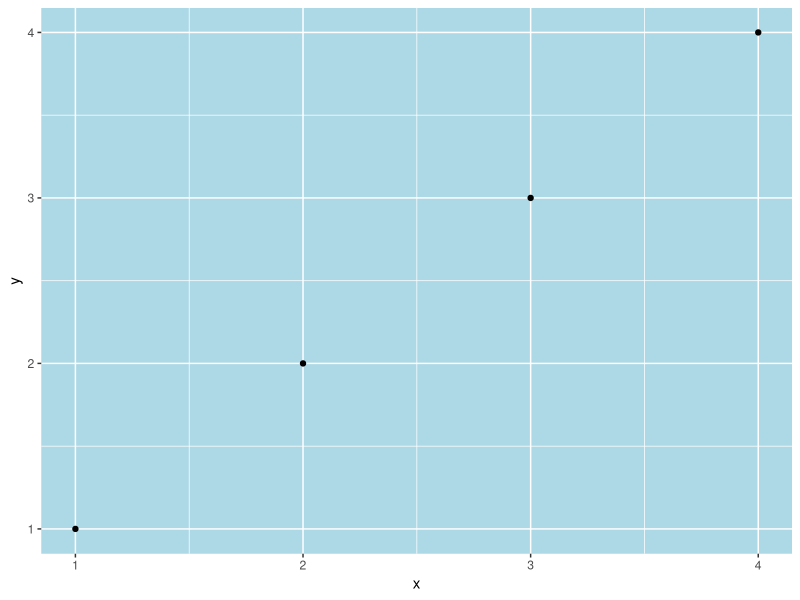

Generate this figure with R:
library(ggplot2)
df <- data.frame(x = 1:4, y = 1:4, z = rep(c("a", "b"), each = 2))
#The rep() function in R is used to replicate or repeat elements of a vector.
base <- ggplot(df, aes(x, y)) + geom_point()
# Modify background
base + theme(panel.background = element_rect(fill = "lightblue"))
